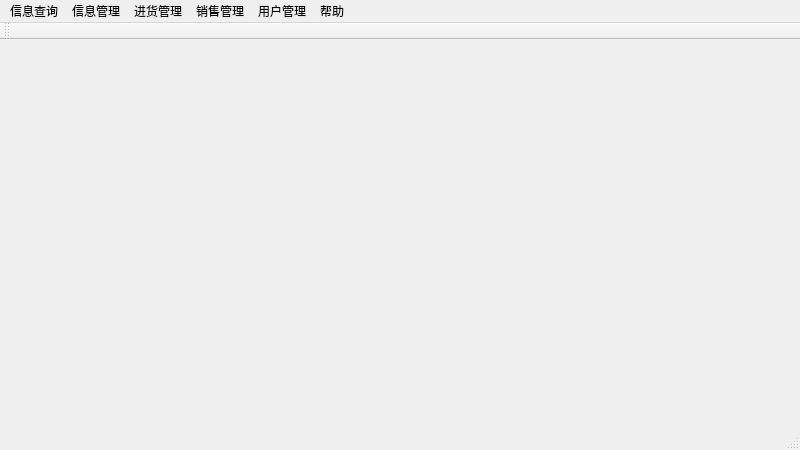
<?xml version="1.0" encoding="UTF-8"?>
<ui version="4.0">
 <class>MainWindow</class>
 <widget class="QMainWindow" name="MainWindow">
  <property name="geometry">
   <rect>
    <x>0</x>
    <y>0</y>
    <width>800</width>
    <height>450</height>
   </rect>
  </property>
  <property name="windowTitle">
   <string>销售管理系统</string>
  </property>
  <widget class="QWidget" name="centralWidget"/>
  <widget class="QMenuBar" name="menuBar">
   <property name="geometry">
    <rect>
     <x>0</x>
     <y>0</y>
     <width>800</width>
     <height>23</height>
    </rect>
   </property>
   <widget class="QMenu" name="Trade">
    <property name="geometry">
     <rect>
      <x>427</x>
      <y>104</y>
      <width>120</width>
      <height>72</height>
     </rect>
    </property>
    <property name="maximumSize">
     <size>
      <width>16777215</width>
      <height>16777215</height>
     </size>
    </property>
    <property name="title">
     <string>进货管理</string>
    </property>
    <addaction name="buyItem"/>
   </widget>
   <widget class="QMenu" name="sellManage">
    <property name="geometry">
     <rect>
      <x>491</x>
      <y>104</y>
      <width>120</width>
      <height>103</height>
     </rect>
    </property>
    <property name="title">
     <string>销售管理</string>
    </property>
    <addaction name="sellFirst"/>
    <addaction name="separator"/>
    <addaction name="sellSecond"/>
   </widget>
   <widget class="QMenu" name="infoManage">
    <property name="geometry">
     <rect>
      <x>363</x>
      <y>104</y>
      <width>144</width>
      <height>94</height>
     </rect>
    </property>
    <property name="title">
     <string>信息管理</string>
    </property>
    <addaction name="proInfo"/>
    <addaction name="vipInfo"/>
   </widget>
   <widget class="QMenu" name="infoSelect">
    <property name="geometry">
     <rect>
      <x>299</x>
      <y>104</y>
      <width>144</width>
      <height>116</height>
     </rect>
    </property>
    <property name="title">
     <string>信息查询</string>
    </property>
    <addaction name="GoodsItem"/>
    <addaction name="vipItem"/>
    <addaction name="saleItem"/>
   </widget>
   <widget class="QMenu" name="sysPro">
    <property name="geometry">
     <rect>
      <x>555</x>
      <y>104</y>
      <width>144</width>
      <height>103</height>
     </rect>
    </property>
    <property name="title">
     <string>用户管理</string>
    </property>
    <addaction name="updatePwd"/>
    <addaction name="separator"/>
    <addaction name="userLimit"/>
   </widget>
   <widget class="QMenu" name="Help">
    <property name="geometry">
     <rect>
      <x>619</x>
      <y>104</y>
      <width>120</width>
      <height>50</height>
     </rect>
    </property>
    <property name="title">
     <string>帮助</string>
    </property>
   </widget>
   <addaction name="infoSelect"/>
   <addaction name="infoManage"/>
   <addaction name="Trade"/>
   <addaction name="sellManage"/>
   <addaction name="sysPro"/>
   <addaction name="Help"/>
  </widget>
  <widget class="QStatusBar" name="statusBar"/>
  <widget class="QToolBar" name="mainToolBar">
   <attribute name="toolBarArea">
    <enum>TopToolBarArea</enum>
   </attribute>
   <attribute name="toolBarBreak">
    <bool>false</bool>
   </attribute>
  </widget>
  <action name="sellFirst">
   <property name="text">
    <string>销售清单</string>
   </property>
  </action>
  <action name="sellSecond">
   <property name="text">
    <string>退货处理</string>
   </property>
  </action>
  <action name="updatePwd">
   <property name="text">
    <string>修改密码</string>
   </property>
  </action>
  <action name="userLimit">
   <property name="text">
    <string>添加及权限设置</string>
   </property>
  </action>
  <action name="GoodsItem">
   <property name="text">
    <string>商品信息查询</string>
   </property>
  </action>
  <action name="buyItem">
   <property name="text">
    <string>进货单</string>
   </property>
  </action>
  <action name="vipItem">
   <property name="text">
    <string>会员卡信息查询</string>
   </property>
  </action>
  <action name="saleItem">
   <property name="text">
    <string>销售信息查询</string>
   </property>
  </action>
  <action name="proInfo">
   <property name="text">
    <string>商品信息管理</string>
   </property>
  </action>
  <action name="vipInfo">
   <property name="text">
    <string>会员卡信息管理</string>
   </property>
  </action>
 </widget>
 <layoutdefault spacing="6" margin="11"/>
 <resources/>
 <connections/>
</ui>
